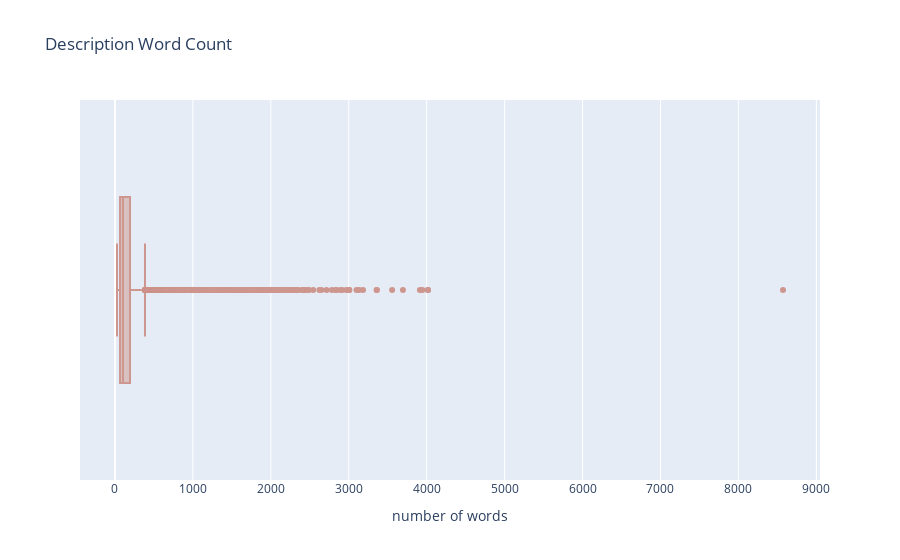

Write notebook code for a chart like this one.
### Markdown cell above
### 4. Description length

### Code cell
data_description_word_count = data.with_columns(
    pl.col("description")
    .map_elements(lambda x: len(x.split(" ")), return_dtype=pl.Int64)
    .alias("description word count")
)

fig = px.box(
    x=data_description_word_count["description word count"],
    title="Description Word Count",
    color_discrete_sequence=COLORS[0:1],
)
fig.update_xaxes(title_text="number of words")
fig.show()

### Figure 1 — Plotly figure (JSON) as saved in the notebook; plotly's stock layout.template omitted (floating-point values rounded to 4 significant figures; data arrays with more than 128 entries replaced by an {"elided": "..."} marker saying what was removed)
{"data": [{"alignmentgroup": "True", "hovertemplate": "x=%{x}<extra></extra>", "legendgroup": "", "marker": {"color": "#cd968e"}, "name": "", "notched": false, "offsetgroup": "", "orientation": "h", "showlegend": false, "type": "box", "x": {"elided": "12078 int values"}, "x0": " ", "xaxis": "x", "y0": " ", "yaxis": "y"}], "layout": {"boxmode": "group", "legend": {"tracegroupgap": 0}, "title": {"text": "Description Word Count"}, "xaxis": {"anchor": "y", "domain": [0, 1], "title": {"text": "number of words"}}, "yaxis": {"anchor": "x", "domain": [0, 1]}}}
